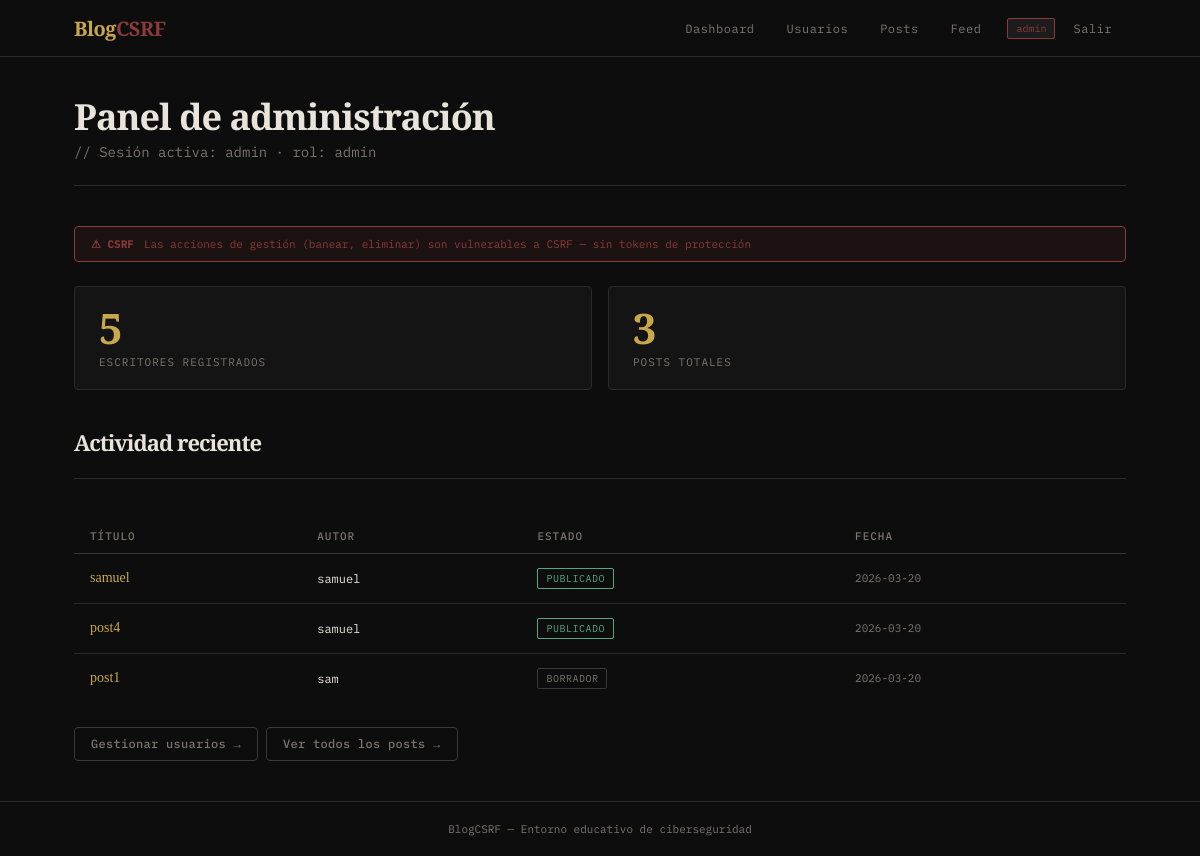
Page /admin/ (signed in) on the committed database.
### tables this page shows
CREATE TABLE posts (
    id         INTEGER PRIMARY KEY AUTOINCREMENT,
    title      TEXT    NOT NULL,
    body       TEXT    NOT NULL,
    author_id  INTEGER NOT NULL REFERENCES users(id) ON DELETE CASCADE,
    published  INTEGER NOT NULL DEFAULT 0,
    created_at TEXT    NOT NULL DEFAULT (datetime('now')),
    updated_at TEXT    NOT NULL DEFAULT (datetime('now'))
);

CREATE TABLE users (
    id         INTEGER PRIMARY KEY AUTOINCREMENT,
    username   TEXT    UNIQUE NOT NULL,
    password   TEXT    NOT NULL,
    role       TEXT    NOT NULL CHECK(role IN ('admin', 'writer')),
    banned     INTEGER NOT NULL DEFAULT 0,
    created_at TEXT    NOT NULL DEFAULT (datetime('now'))
);

### blueprints/admin.py (the view)
@admin_bp.route("/")
@require_role("admin")
def dashboard():
    db = get_db()
    total_users  = db.execute("SELECT COUNT(*) FROM users WHERE role='writer'").fetchone()[0]
    total_posts  = db.execute("SELECT COUNT(*) FROM posts").fetchone()[0]
    recent_posts = db.execute(
        """SELECT p.*, u.username FROM posts p
           JOIN users u ON u.id = p.author_id
           ORDER BY p.created_at DESC LIMIT 5"""
    ).fetchall()
    return render_template("admin/dashboard.html",
                           total_users=total_users,
                           total_posts=total_posts,
                           recent_posts=recent_posts)

### app.py (called while the page is built)
def _now_ts():
    t = datetime.datetime.now()
    return t.strftime("%Y-%m-%dT%H:%M:%S.") + f"{t.microsecond // 1000:03d}"

### blueprints/auth.py (called while the page is built)
def require_role(*roles):
    from functools import wraps
    def decorator(f):
        @wraps(f)
        def decorated(*args, **kwargs):
            if "user_id" not in session:
                return redirect(url_for("auth.login"))
            if session.get("role") not in roles:
                return render_template("403.html"), 403
            return f(*args, **kwargs)
        return decorated
    return decorator

### database.py (called while the page is built)
def get_db():
    if "db" not in g:
        g.db = sqlite3.connect(
            current_app.config["DATABASE"],
            detect_types=sqlite3.PARSE_DECLTYPES,
        )
        g.db.row_factory = sqlite3.Row
    return g.db

### templates/admin/dashboard.html (shortened to what this page needs)
{% extends "base.html" %}
{% block content %}
<div class="page-header">
  <h1>Panel de administración</h1>
  <p>// Sesión activa: {{ session.username }} · rol: admin</p>
</div>
<div class="vuln-banner">
  Las acciones de gestión (banear, eliminar) son vulnerables a CSRF — sin tokens de protección
</div>
<div class="stats">
  <div class="stat-card">
    <div class="num">{{ total_users }}</div>
    <div class="label">Escritores registrados</div>
  </div>
  <div class="stat-card">
    <div class="num">{{ total_posts }}</div>
    <div class="label">Posts totales</div>
  </div>
</div>
<div class="page-header" style="margin-top:0">
  <h1 style="font-size:22px">Actividad reciente</h1>
</div>
{% if recent_posts %}
<div class="table-wrap">
  <table>
    <thead>
      <tr>
        <th>Título</th>
        <th>Autor</th>
        <th>Estado</th>
        <th>Fecha</th>
      </tr>
    </thead>
    <tbody>
      {% for p in recent_posts %}
      <tr>
        <td><a href="{{ url_for('posts.view_post', post_id=p.id) }}" style="color:var(--accent);text-decoration:none">{{ p.title }}</a></td>
        <td style="font-family:var(--mono);font-size:12px">{{ p.username }}</td>
        <td>
          {% if p.published %}
            <span class="badge badge-pub">publicado</span>
          {% else %}
            <span class="badge badge-draft">borrador</span>
          {% endif %}
        </td>
        <td style="font-family:var(--mono);font-size:11px;color:var(--muted)">{{ p.created_at[:10] }}</td>
      </tr>
      {% endfor %}
    </tbody>
  </table>
</div>
{% else %}
<div class="empty"><strong>Sin actividad</strong>No hay posts aún.</div>
{% endif %}
<div class="mt-24 flex gap-8">
  <a href="{{ url_for('admin.users') }}" class="btn btn-ghost">Gestionar usuarios →</a>
  <a href="{{ url_for('admin.all_posts') }}" class="btn btn-ghost">Ver todos los posts →</a>
</div>
{% endblock %}

### templates/base.html (shortened to what this page needs)
<!DOCTYPE html>
<html lang="es">
<head>
</head>
<body>
{% if session.user_id %}
<nav>
  <div class="nav-inner">
    <a href="{{ url_for('posts.public_feed') }}" class="nav-brand">Blog<span>CSRF</span></a>
    <div class="nav-links">
      {% if session.role == 'admin' %}
        <a href="{{ url_for('admin.dashboard') }}">Dashboard</a>
        <a href="{{ url_for('admin.users') }}">Usuarios</a>
        <a href="{{ url_for('admin.all_posts') }}">Posts</a>
        <a href="{{ url_for('posts.public_feed') }}">Feed</a>
        <span class="nav-badge admin">admin</span>
      {% else %}
        <a href="{{ url_for('posts.public_feed') }}">Feed</a>
        <a href="{{ url_for('posts.my_posts') }}">Mis posts</a>
        <a href="{{ url_for('posts.create_post') }}">+ Nuevo</a>
        <span class="nav-badge writer">{{ session.username }}</span>
      {% endif %}
      <a href="{{ url_for('auth.logout') }}">Salir</a>
    </div>
  </div>
</nav>
{% endif %}
<main>{% block content %}{% endblock %}</main>
<footer>
  BlogCSRF — Entorno educativo de ciberseguridad
</footer>
</body>
</html>

### templates/base.html (style rules this page uses)
*, *::before, *::after { box-sizing: border-box; margin: 0; padding: 0; }
:root { --bg: #0d0d0d; --bg2: #141414; --bg3: #1c1c1c; --border: #2a2a2a; --border2: #383838; --text: #e8e4dc; --muted: #7a7570; --accent: #c9a84c; --accent2: #8b3a3a; --danger: #e05252; --success: #52a87a; --warning: #d4883a; --info: #4a7eb5; --mono: 'IBM Plex Mono', monospace; --serif: 'Playfair Display', serif; --body-font: 'Source Serif 4', serif; --radius: 4px; }
html { background: var(--bg); color: var(--text); font-family: var(--body-font); font-size: 16px; }
body { min-height: 100vh; display: flex; flex-direction: column; }
nav { border-bottom: 1px solid var(--border); background: var(--bg); position: sticky; top: 0; z-index: 100; }
.nav-inner { max-width: 1100px; margin: 0 auto; display: flex; align-items: center; gap: 0; padding: 0 24px; height: 56px; }
.nav-brand { font-family: var(--serif); font-size: 20px; font-weight: 900; color: var(--accent); text-decoration: none; letter-spacing: -0.5px; margin-right: auto; }
.nav-brand span { color: var(--accent2); }
.nav-links { display: flex; align-items: center; gap: 4px; }
.nav-links a { color: var(--muted); text-decoration: none; font-family: var(--mono); font-size: 12px; padding: 6px 14px; border-radius: var(--radius); transition: color .15s, background .15s; letter-spacing: 0.5px; }
.nav-badge { font-family: var(--mono); font-size: 10px; background: var(--bg3); border: 1px solid var(--border2); color: var(--muted); padding: 3px 8px; border-radius: 2px; margin-left: 8px; }
.nav-badge.admin { color: var(--accent2); border-color: var(--accent2); }
main { flex: 1; max-width: 1100px; margin: 0 auto; width: 100%; padding: 40px 24px; }
.page-header { margin-bottom: 40px; border-bottom: 1px solid var(--border); padding-bottom: 24px; }
.page-header h1 { font-family: var(--serif); font-size: 36px; font-weight: 900; color: var(--text); letter-spacing: -1px; line-height: 1.1; }
.page-header p { color: var(--muted); font-size: 14px; margin-top: 6px; font-family: var(--mono); }
.table-wrap { overflow-x: auto; }
table { width: 100%; border-collapse: collapse; font-size: 14px; }
thead tr { border-bottom: 1px solid var(--border2); }
th { font-family: var(--mono); font-size: 11px; font-weight: 500; text-transform: uppercase; letter-spacing: 1px; color: var(--muted); padding: 10px 16px; text-align: left; }
td { padding: 14px 16px; border-bottom: 1px solid var(--border); color: var(--text); vertical-align: middle; }
tr:last-child td { border-bottom: none; }
tbody tr { transition: background .1s; }
.btn { display: inline-flex; align-items: center; gap: 6px; font-family: var(--mono); font-size: 12px; font-weight: 500; padding: 8px 16px; border-radius: var(--radius); border: 1px solid transparent; cursor: pointer; text-decoration: none; transition: all .15s; letter-spacing: 0.3px; }
.btn-ghost { background: transparent; color: var(--muted); border-color: var(--border2); }
.badge { display: inline-block; font-family: var(--mono); font-size: 10px; padding: 3px 8px; border-radius: 2px; border: 1px solid; letter-spacing: 0.5px; text-transform: uppercase; }
.badge-pub { color: var(--success); border-color: var(--success); }
.badge-draft { color: var(--muted); border-color: var(--border2); }
.stats { display: grid; grid-template-columns: repeat(auto-fit, minmax(180px, 1fr)); gap: 16px; margin-bottom: 40px; }
.stat-card { background: var(--bg2); border: 1px solid var(--border); border-radius: var(--radius); padding: 20px 24px; }
.stat-card .num { font-family: var(--serif); font-size: 42px; font-weight: 900; color: var(--accent); line-height: 1; }
.stat-card .label { font-family: var(--mono); font-size: 11px; color: var(--muted); margin-top: 6px; letter-spacing: 1px; text-transform: uppercase; }
.vuln-banner { background: rgba(139,58,58,.12); border: 1px solid var(--accent2); border-radius: var(--radius); padding: 10px 16px; font-family: var(--mono); font-size: 11px; color: var(--accent2); display: flex; align-items: center; gap: 10px; margin-bottom: 24px; }
.vuln-banner::before { content: '⚠ CSRF'; font-weight: 700; }
footer { border-top: 1px solid var(--border); text-align: center; padding: 20px; font-family: var(--mono); font-size: 11px; color: var(--muted); }
.mt-24 { margin-top: 24px; }
.flex { display: flex; }
.gap-8 { gap: 8px; }

### rows in the picture
posts: title "samuel", username "samuel", published "PUBLICADO", created_at "2026-03-20"
posts: title "post4", username "samuel", published "PUBLICADO", created_at "2026-03-20"
posts: title "post1", username "sam", published "BORRADOR", created_at "2026-03-20"

### other values in the picture
{{ session.username }} "admin"
{{ total_users }} "5"
{{ total_posts }} "3"
